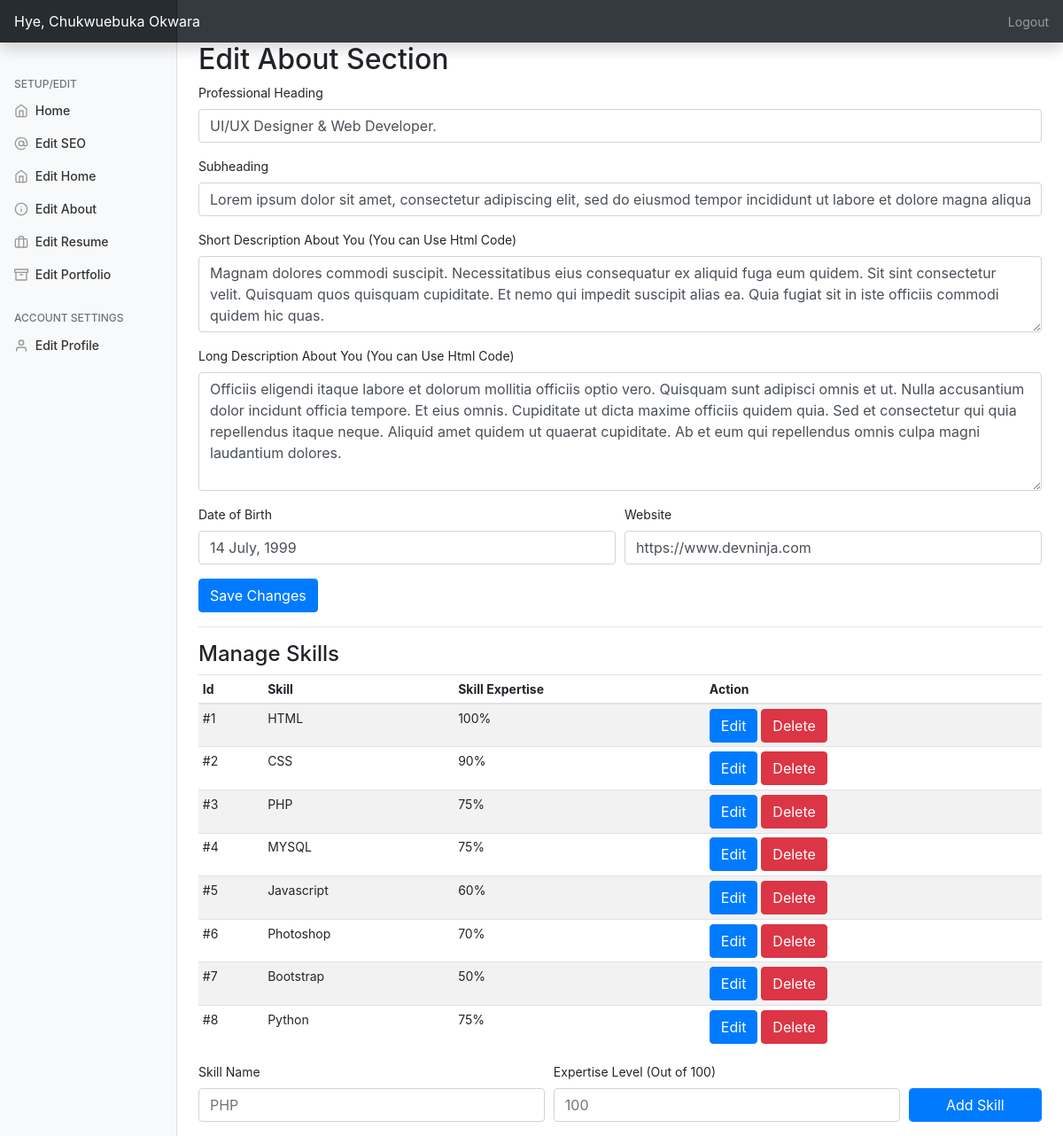
Page /admin/?editabout=true (signed in) on the committed database.
### tables this page shows
CREATE TABLE `personal_setup` (
  `id` int(11) NOT NULL,
  `profilepic` varchar(250) NOT NULL,
  `name` varchar(250) NOT NULL,
  `twitter` varchar(200) NOT NULL,
  `facebook` varchar(200) NOT NULL,
  `instagram` varchar(200) NOT NULL,
  `skype` varchar(200) NOT NULL,
  `linkedin` varchar(200) NOT NULL,
  `github` varchar(200) NOT NULL,
  `homewallpaper` varchar(200) NOT NULL,
  `professions` varchar(200) NOT NULL,
  `location` text NOT NULL,
  `mobile` varchar(200) NOT NULL,
  `emailid` varchar(200) NOT NULL
);

CREATE TABLE `aboutus_setup` (
  `id` int(11) NOT NULL,
  `shortdesc` text NOT NULL,
  `heading` text NOT NULL,
  `subheading` text NOT NULL,
  `longdesc` text NOT NULL,
  `website` varchar(250) NOT NULL,
  `dob` varchar(250) NOT NULL
);

CREATE TABLE `skills` (
  `id` int(11) NOT NULL,
  `skill` varchar(250) NOT NULL,
  `score` varchar(250) NOT NULL
);

### admin/php/about.php (the view, shortened to what this page needs)
<h2>Edit About Section</h2>
         <form method="post" action="php/uabout.php">
         <div class="form-row">
             <div class="form-group col-md-12">
    <label for="ptitle">Professional Heading</label>
    <input type="text" name="ptitle" value="<?=$data['heading']?>" class="form-control" id="ptitle" placeholder="Web Developer/PHP Developer">
  </div>
        <div class="form-group col-md-12">
    <label for="psubtitle">Subheading</label>
    <input type="text" name="psubtitle" value="<?=$data['subheading']?>" class="form-control" id="psubtitle" placeholder="Currently Working at Hedkey Pvt. Ltd.">
  </div>
    <div class="form-group col-md-12">
    <label for="exampleFormControlTextarea1">Short Description About You (You can Use Html Code)</label>
    <textarea class="form-control" name="shortdesc" id="exampleFormControlTextarea1" rows="3" placeholder="I am ambitious and driven. I thrive on challenge and constantly set goals for myself, so I have something to strive towards. I'm not comfortable with settling, and I'm always looking for an opportunity to do better and achieve greatness. In my previous role, I was promoted three times in less than two years."><?=$data['shortdesc'];?></textarea>
  </div>
        <div class="form-group col-md-12">
    <label for="exampleFormControlTextarea1">Long Description About You (You can Use Html Code)</label>
    <textarea class="form-control" id="exampleFormControlTextarea1" rows="5" name="longdesc" placeholder="I am a person who is positive about every aspect of life. There are many things I like to do, to see, and to experience. I like to read, I like to write; I like to think, I like to dream; I like to talk, I like to listen. I like to see the sunrise in the morning, I like to see the moonlight at night; I like to feel the music flowing on my face, I like to smell the wind coming from the ocean. I like to look at the clouds in the sky with a blank mind, I like to do thought experiment when I cannot sleep in the middle of the night. I like flowers in spring, rain in summer, leaves in autumn, and snow in winter. I like to sleep early, I like to get up late; I like to be alone, I like to be surrounded by people. I like country’s peace, I like metropolis’ noise; I like the beautiful west lake in Hangzhou, I like the flat cornfield in Champaign. I like delicious food and comfortable shoes; I like good books and romantic movies. I like the land and the nature, I like people. And, I like to laugh."><?=$data['longdesc'];?>
    </textarea>
  </div>
        <div class="form-group col-md-6">
    <label for="bd">Date of Birth</label>
    <input type="text" name="dob" value="<?=$data['dob']?>" class="form-control" id="dob" placeholder="14 July, 1999">
  </div>
        <div class="form-group col-md-6">
    <label for="website">Website</label>
    <input type="text" name="website" value="<?=$data['website']?>" class="form-control" id="website" placeholder="https://www.devninja.com">
  </div>
         </div>
         <input type="submit" name="save" class="btn btn-primary" value="Save Changes">
         </form>
         <hr>
         <h4 ID="skillsection">Manage Skills</h4>
         <table class="table table-striped table-sm">
          <thead>
            <tr>
              <th>Id</th>
              <th>Skill</th>
              <th>Skill Expertise</th>
              <th>Action</th>
            </tr>
          </thead>
          <tbody>
         <?php
$query2="SELECT * FROM skills";
$queryrun2=mysqli_query($db,$query2);
$count=1;
while($data2=mysqli_fetch_array($queryrun2)){
    ?>
     <tr>
          <td>#<?=$count?></td>
              <td><?=$data2['skill']?></td>
         <td><?=$data2['score']?>%</td>
         <td><button type="button" class="btn btn-primary" data-toggle="modal" data-target="#modal<?=$data2['id']?>">
  Edit
</button> <a href="php/supdate.php?del=<?=$data2['id']?>"><button type="button" class="btn btn-danger" data-toggle="modal" data-target="#exampleModal">
  Delete
             </button></a></td>
            </tr>
         <?php $count++;
} ?>
             </tbody></table>
             <form action="php/supdate.php" method="post">
                 <div class="form-row">
                     <div class="form-group col-md-5">
    <label for="sn">Skill Name</label>
    <input type="text" name="skill" class="form-control" id="website" placeholder="PHP" required>
  </div><div class="form-group col-md-5">
    <label for="website">Expertise Level (Out of 100)</label>
    <input type="text" name="score" class="form-control" id="website" placeholder="100" required>
  </div>
   <div class="form-group col-md-2">
     <label class="text-white">submit</label>
      <input type="submit" name="addskill" class="btn btn-primary form-control" value="Add Skill">
   </div>
                 </div>
             </form>

### admin/css/dashboard.css (style rules this page uses)
body { font-size: .875rem; }

### rows in the picture
personal_setup: ptitle "UI/UX Designer & Web Developer.", psubtitle "Lorem ipsum dolor sit amet, consectetur adipiscing elit, sed do eiusmod tempor incididunt ut labore et dolore magna aliqua.", shortdesc "Magnam dolores commodi suscipit. Necessitatibus eius consequatur ex aliquid fuga eum quidem. Sit sint consectetur velit. Quisquam quos quisquam cupiditate. Et nemo qui impedit suscipit alias ea. Quia fugiat sit in iste officiis commodi quidem hic quas.", longdesc "Officiis eligendi itaque labore et dolorum mollitia officiis optio vero. Quisquam sunt adipisci omnis et ut. Nulla accusantium dolor incidunt officia tempore. Et eius omnis. Cupiditate ut dicta maxime officiis quidem quia. Sed et consectetur qui quia repellendus itaque neque. Aliquid amet quidem ut quaerat cupiditate. Ab et eum qui repellendus omnis culpa magni laudantium dolores.", dob "14 July, 1999", website "https://www.devninja.com"
skills: skill "HTML", score "100"
skills: skill "CSS", score "90"
skills: skill "PHP", score "75"
skills: skill "MYSQL", score "75"
skills: skill "Javascript", score "60"
skills: skill "Photoshop", score "70"
skills: skill "Bootstrap", score "50"
skills: skill "Python", score "75"

### other values in the picture
$_SESSION['username'] "Chukwuebuka Okwara"
